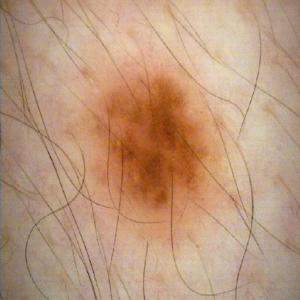
#> input picture README.md/melanoma_6.jpg, 300 x 300 px, found by its file name
$ python Preprocessing2.py
#> lines starting #> are read from the running program, lines starting #| are printed output that depends on the picture; after the words box and inside, x2 and y2 are one past the last pixel; in counts of white or black regions, pixels touching at a corner belong together
import cv2

#IMAGE ACQUISITION

#Input image
path='melanoma_6.jpg'
#Read image
image=cv2.imread(path,cv2.IMREAD_COLOR)
#> image is the input picture: shape (300, 300, 3); mean B, G, R 124.7, 151.9, 188.2
#Image cropping
img=image[30:410,30:560]
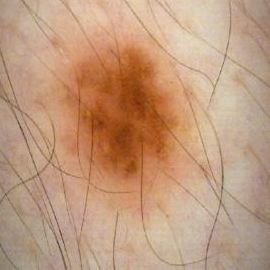
#> img: shape (270, 270, 3); mean B, G, R 124.7, 153.4, 192

#DULL RAZOR (REMOVE HAIR)

#Gray scale
grayScale = cv2.cvtColor(img, cv2.COLOR_RGB2GRAY )
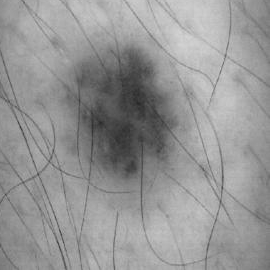
#> grayScale: shape (270, 270); min 39, max 213, mean 149.2
#Black hat filter
kernel = cv2.getStructuringElement(1,(9,9))
blackhat = cv2.morphologyEx(grayScale, cv2.MORPH_BLACKHAT, kernel)
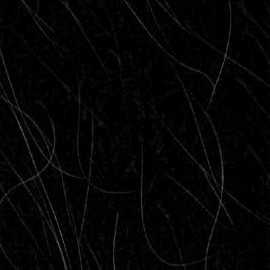
#> blackhat: shape (270, 270); min 0, max 101, mean 4.3
#Gaussian filter
bhg= cv2.GaussianBlur(blackhat,(3,3),cv2.BORDER_DEFAULT)
#Binary thresholding (MASK)
ret,mask = cv2.threshold(bhg,10,255,cv2.THRESH_BINARY)
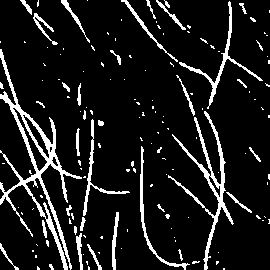
#> mask: shape (270, 270); 10.7% white; 147 white regions (112 under 20 px), largest, box (x1, y1, x2, y2) and area: (0, 49, 82, 270) 2506, (168, 111, 234, 270) 1270, (179, 1, 263, 109) 593
#Replace pixels of the mask
dst = cv2.inpaint(img,mask,6,cv2.INPAINT_TELEA)
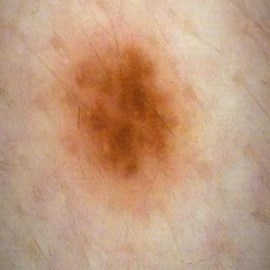
#> dst: shape (270, 270, 3); mean B, G, R 126.8, 155.4, 194

#Display images
cv2.imshow("Original image",image)
cv2.imshow("Cropped image",img)
cv2.imshow("Gray Scale image",grayScale)
cv2.imshow("Blackhat",blackhat)
cv2.imshow("Binary mask",mask)
cv2.imshow("Clean image",dst)

cv2.waitKey(30000)
cv2.destroyAllWindows()

$ run again, with README.md/melanoma_4.jpg copied over README.md/melanoma_6.jpg
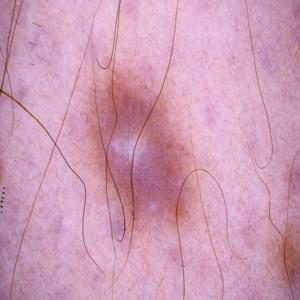
#> input picture README.md/melanoma_4.jpg, 300 x 300 px, found by its file name
#> image is the input picture: shape (300, 300, 3); mean B, G, R 179.4, 155.5, 206.2
#> `ret,mask = cv2.threshold(bhg,10,255,cv2.THRESH_BINARY)`:
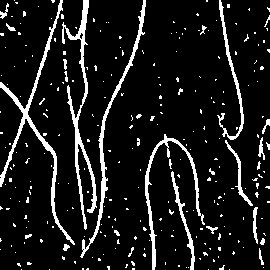
#> mask: shape (270, 270); 10.2% white; 273 white regions (246 under 20 px), largest, box (x1, y1, x2, y2) and area: (0, 0, 75, 245) 1327, (62, 0, 97, 230) 1324, (80, 0, 146, 258) 989
#> `dst = cv2.inpaint(img,mask,6,cv2.INPAINT_TELEA)`:
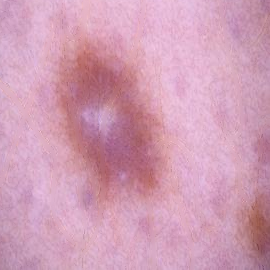
#> dst: shape (270, 270, 3); mean B, G, R 180.9, 157.2, 209.1

$ run again, with README.md/melanoma_7.jpg copied over README.md/melanoma_6.jpg
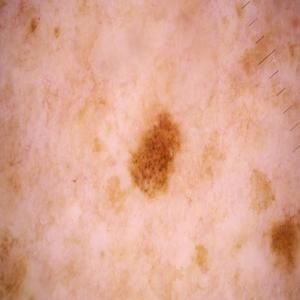
#> input picture README.md/melanoma_7.jpg, 300 x 300 px, found by its file name
#> image is the input picture: shape (300, 300, 3); mean B, G, R 144.7, 165.4, 220
#> `grayScale = cv2.cvtColor(img, cv2.COLOR_RGB2GRAY )`:
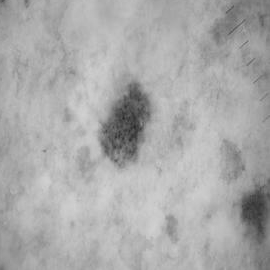
#> grayScale: shape (270, 270); min 38, max 210, mean 169.9
#> `ret,mask = cv2.threshold(bhg,10,255,cv2.THRESH_BINARY)`:
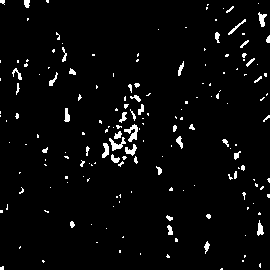
#> mask: shape (270, 270); 3.5% white; 177 white regions (134 under 20 px), largest, box (x1, y1, x2, y2) and area: (124, 124, 138, 142) 119, (109, 137, 126, 151) 100, (125, 144, 137, 156) 73

$ run again, with README.md/melanoma_91.jpg copied over README.md/melanoma_6.jpg
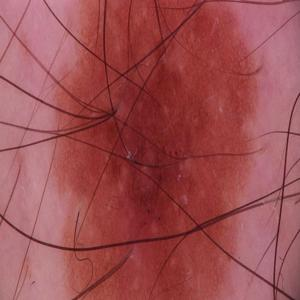
#> input picture README.md/melanoma_91.jpg, 300 x 300 px, found by its file name
#> image is the input picture: shape (300, 300, 3); mean B, G, R 81.9, 78.8, 157.4
#> `ret,mask = cv2.threshold(bhg,10,255,cv2.THRESH_BINARY)`:
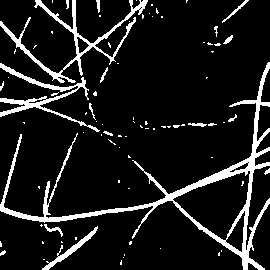
#> mask: shape (270, 270); 10.9% white; 83 white regions (66 under 20 px), largest, box (x1, y1, x2, y2) and area: (0, 62, 270, 270) 4119, (0, 0, 148, 83) 1554, (0, 63, 100, 132) 1066
#> `dst = cv2.inpaint(img,mask,6,cv2.INPAINT_TELEA)`:
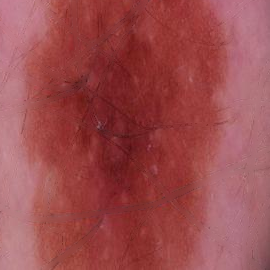
#> dst: shape (270, 270, 3); mean B, G, R 78.4, 76.2, 156.7
